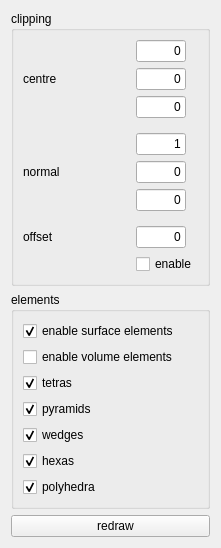
       <widget class="QWidget" name="scrollAreaWidgetContents">
        <property name="geometry">
         <rect>
          <x>0</x>
          <y>0</y>
          <width>221</width>
          <height>510</height>
         </rect>
        </property>
        <layout class="QVBoxLayout" name="verticalLayout_2">
         <item>
          <widget class="QGroupBox" name="groupBox">
           <property name="title">
            <string>clipping</string>
           </property>
           <layout class="QGridLayout" name="gridLayout_4">
            <item row="0" column="1">
             <widget class="QLineEdit" name="lineEditClipX">
              <property name="sizePolicy">
               <sizepolicy hsizetype="Minimum" vsizetype="Fixed">
                <horstretch>0</horstretch>
                <verstretch>0</verstretch>
               </sizepolicy>
              </property>
              <property name="maximumSize">
               <size>
                <width>50</width>
                <height>16777215</height>
               </size>
              </property>
              <property name="text">
               <string>0</string>
              </property>
              <property name="alignment">
               <set>Qt::AlignRight|Qt::AlignTrailing|Qt::AlignVCenter</set>
              </property>
             </widget>
            </item>
            <item row="1" column="0">
             <widget class="QLabel" name="label">
              <property name="text">
               <string>centre</string>
              </property>
             </widget>
            </item>
            <item row="1" column="1">
             <widget class="QLineEdit" name="lineEditClipY">
              <property name="sizePolicy">
               <sizepolicy hsizetype="Minimum" vsizetype="Fixed">
                <horstretch>0</horstretch>
                <verstretch>0</verstretch>
               </sizepolicy>
              </property>
              <property name="maximumSize">
               <size>
                <width>50</width>
                <height>16777215</height>
               </size>
              </property>
              <property name="text">
               <string>0</string>
              </property>
              <property name="alignment">
               <set>Qt::AlignRight|Qt::AlignTrailing|Qt::AlignVCenter</set>
              </property>
             </widget>
            </item>
            <item row="2" column="1">
             <widget class="QLineEdit" name="lineEditClipZ">
              <property name="sizePolicy">
               <sizepolicy hsizetype="Minimum" vsizetype="Fixed">
                <horstretch>0</horstretch>
                <verstretch>0</verstretch>
               </sizepolicy>
              </property>
              <property name="maximumSize">
               <size>
                <width>50</width>
                <height>16777215</height>
               </size>
              </property>
              <property name="text">
               <string>0</string>
              </property>
              <property name="alignment">
               <set>Qt::AlignRight|Qt::AlignTrailing|Qt::AlignVCenter</set>
              </property>
             </widget>
            </item>
            <item row="3" column="1">
             <widget class="Line" name="line">
              <property name="lineWidth">
               <number>0</number>
              </property>
              <property name="orientation">
               <enum>Qt::Horizontal</enum>
              </property>
             </widget>
            </item>
            <item row="4" column="1">
             <widget class="QLineEdit" name="lineEditClipNX">
              <property name="sizePolicy">
               <sizepolicy hsizetype="Minimum" vsizetype="Fixed">
                <horstretch>0</horstretch>
                <verstretch>0</verstretch>
               </sizepolicy>
              </property>
              <property name="maximumSize">
               <size>
                <width>50</width>
                <height>16777215</height>
               </size>
              </property>
              <property name="text">
               <string>1</string>
              </property>
              <property name="alignment">
               <set>Qt::AlignRight|Qt::AlignTrailing|Qt::AlignVCenter</set>
              </property>
             </widget>
            </item>
            <item row="5" column="0">
             <widget class="QLabel" name="label_2">
              <property name="text">
               <string>normal</string>
              </property>
             </widget>
            </item>
            <item row="5" column="1">
             <widget class="QLineEdit" name="lineEditClipNY">
              <property name="sizePolicy">
               <sizepolicy hsizetype="Minimum" vsizetype="Fixed">
                <horstretch>0</horstretch>
                <verstretch>0</verstretch>
               </sizepolicy>
              </property>
              <property name="maximumSize">
               <size>
                <width>50</width>
                <height>16777215</height>
               </size>
              </property>
              <property name="text">
               <string>0</string>
              </property>
              <property name="alignment">
               <set>Qt::AlignRight|Qt::AlignTrailing|Qt::AlignVCenter</set>
              </property>
             </widget>
            </item>
            <item row="6" column="1">
             <widget class="QLineEdit" name="lineEditClipNZ">
              <property name="sizePolicy">
               <sizepolicy hsizetype="Minimum" vsizetype="Fixed">
                <horstretch>0</horstretch>
                <verstretch>0</verstretch>
               </sizepolicy>
              </property>
              <property name="maximumSize">
               <size>
                <width>50</width>
                <height>16777215</height>
               </size>
              </property>
              <property name="text">
               <string>0</string>
              </property>
              <property name="alignment">
               <set>Qt::AlignRight|Qt::AlignTrailing|Qt::AlignVCenter</set>
              </property>
             </widget>
            </item>
            <item row="8" column="0">
             <widget class="QLabel" name="label_3">
              <property name="text">
               <string>offset</string>
              </property>
             </widget>
            </item>
            <item row="7" column="1">
             <widget class="Line" name="line_2">
              <property name="lineWidth">
               <number>0</number>
              </property>
              <property name="orientation">
               <enum>Qt::Horizontal</enum>
              </property>
             </widget>
            </item>
            <item row="8" column="1">
             <widget class="QLineEdit" name="lineEditOffset">
              <property name="sizePolicy">
               <sizepolicy hsizetype="Minimum" vsizetype="Fixed">
                <horstretch>0</horstretch>
                <verstretch>0</verstretch>
               </sizepolicy>
              </property>
              <property name="maximumSize">
               <size>
                <width>50</width>
                <height>16777215</height>
               </size>
              </property>
              <property name="text">
               <string>0</string>
              </property>
              <property name="alignment">
               <set>Qt::AlignRight|Qt::AlignTrailing|Qt::AlignVCenter</set>
              </property>
             </widget>
            </item>
            <item row="9" column="1">
             <widget class="QCheckBox" name="checkBoxClip">
              <property name="text">
               <string>enable</string>
              </property>
             </widget>
            </item>
           </layout>
          </widget>
         </item>
         <item>
          <widget class="QGroupBox" name="groupBox_3">
           <property name="title">
            <string>elements</string>
           </property>
           <layout class="QVBoxLayout" name="verticalLayout_3">
            <item>
             <widget class="QCheckBox" name="checkBoxSurface">
              <property name="text">
               <string>enable surface elements</string>
              </property>
              <property name="checked">
               <bool>true</bool>
              </property>
             </widget>
            </item>
            <item>
             <widget class="QCheckBox" name="checkBoxVolume">
              <property name="text">
               <string>enable volume elements</string>
              </property>
             </widget>
            </item>
            <item>
             <widget class="QCheckBox" name="checkBoxTetra">
              <property name="text">
               <string>tetras</string>
              </property>
              <property name="checked">
               <bool>true</bool>
              </property>
             </widget>
            </item>
            <item>
             <widget class="QCheckBox" name="checkBoxPyramid">
              <property name="text">
               <string>pyramids</string>
              </property>
              <property name="checked">
               <bool>true</bool>
              </property>
             </widget>
            </item>
            <item>
             <widget class="QCheckBox" name="checkBoxWedge">
              <property name="text">
               <string>wedges</string>
              </property>
              <property name="checked">
               <bool>true</bool>
              </property>
             </widget>
            </item>
            <item>
             <widget class="QCheckBox" name="checkBoxHexa">
              <property name="text">
               <string>hexas</string>
              </property>
              <property name="checked">
               <bool>true</bool>
              </property>
             </widget>
            </item>
            <item>
             <widget class="QCheckBox" name="checkBoxPoly">
              <property name="text">
               <string>polyhedra</string>
              </property>
              <property name="checked">
               <bool>true</bool>
              </property>
             </widget>
            </item>
           </layout>
          </widget>
         </item>
         <item>
          <widget class="QPushButton" name="pushButtonRedraw">
           <property name="sizePolicy">
            <sizepolicy hsizetype="Preferred" vsizetype="Fixed">
             <horstretch>0</horstretch>
             <verstretch>0</verstretch>
            </sizepolicy>
           </property>
           <property name="text">
            <string>   redraw</string>
           </property>
           <property name="icon">
            <iconset resource="engrid.qrc">
             <normaloff>:/icons/resources/kde_icons/reload.png</normaloff>:/icons/resources/kde_icons/reload.png</iconset>
           </property>
          </widget>
         </item>
        </layout>
       </widget>
